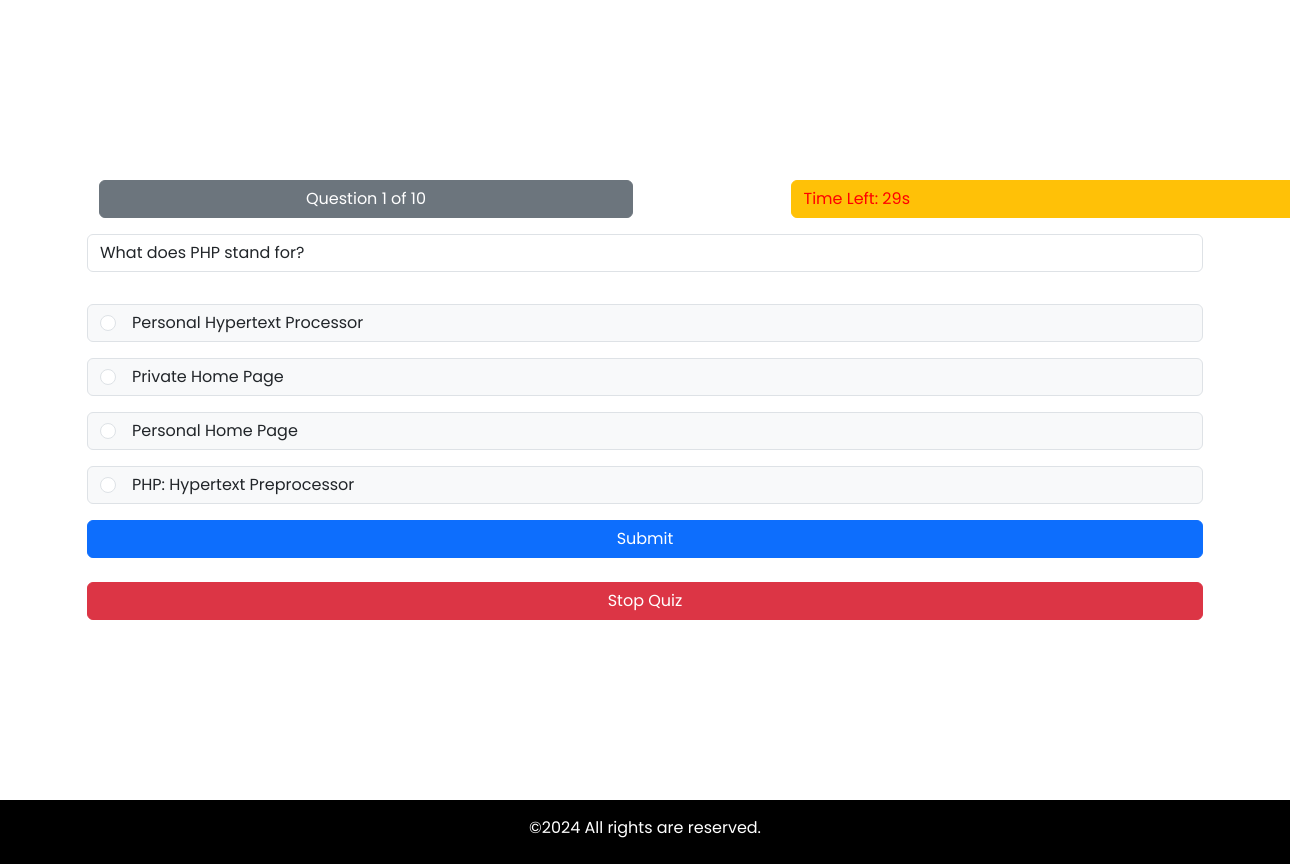
Page /question.php?n=1 (signed in) on the committed database.
### tables this page shows
CREATE TABLE `questions` (
  `qid` int(11) NOT NULL,
  `qno` int(11) NOT NULL,
  `question` text NOT NULL,
  `ans1` text NOT NULL,
  `ans2` text NOT NULL,
  `ans3` text NOT NULL,
  `ans4` text NOT NULL,
  `correct_answer` varchar(1) NOT NULL
);

### question.php (the view, shortened to what this page needs)
<?php
        @include 'config.php';
        if(isset($_SESSION['user_name'])){
			if (isset($_GET['n']) && is_numeric($_GET['n'])) {
				$qno = $_GET['n'];
				}
				else {
					header('location: question.php?n='.$_SESSION['quiz']);
				}
				if (isset($_SESSION['quiz']) && $_SESSION['quiz'] == $qno) {
				$query = "SELECT * FROM questions WHERE qno = '$qno'" ;
				$run = mysqli_query($conn , $query) or die(mysqli_error($conn));
				if (mysqli_num_rows($run) > 0) {
					$row = mysqli_fetch_array($run);
					$qno = $row['qno'];
					 $question = $row['question'];
					 $ans1 = $row['ans1'];
					 $ans2 = $row['ans2'];
					 $ans3 = $row['ans3'];
					 $ans4 = $row['ans4'];
				}
				else {
					echo "<script> alert('something went wrong');
				window.location.href = 'home.php'; </script> " ;
				}
			}
        }
        else{
        header('location:login_form.php');
        }
    ?>
<?php
$total = "SELECT * FROM questions ";
$run = mysqli_query($conn , $total) or die(mysqli_error($conn));
$totalqn = mysqli_num_rows($run);
?>
<html>
	<head>
		<link rel="stylesheet" type="text/css" href="css/style3.css">
		<link href="https://cdn.jsdelivr.net/npm/bootstrap@5.3.3/dist/css/bootstrap.min.css" rel="stylesheet">
	</head>
	<body>
		<main>
			<div class= "container flex-column">
				<div class="row w-100">
					<div class="col">
						<div class= "current btn btn-secondary w-100">Question <?php echo $qno; ?> of <?php echo $totalqn; ?></div>
					</div>
					<div class="col ">
						<div id="countdown" class="btn btn-warning mb-3 w-100" ></div>
					</div>
				</div>
				<div class="input-group mb-3">
  					<input type="text" readonly class=" question form-control" value='<?php echo $question; ?>' aria-label="Username" aria-describedby="basic-addon1">
				</div>
				<form method="post" action="process.php" class="w-100">
					<div class="choices">
					<div class="input-group mb-3 ">
  						<div class="input-group-text w-100">
    						<input name='choice' class="form-check-input mt-0 me-3" type="radio" value="a" required aria-label="radio for following text input"><?php echo $ans1; ?>
						</div>
					</div>
					<div class="input-group mb-3">
  						<div class="input-group-text w-100">
    						<input name='choice' class="form-check-input mt-0 me-3" type="radio" value="b" required aria-label="radio for following text input"><?php echo $ans2; ?>
						</div>
					</div>
					<div class="input-group mb-3">
  						<div class="input-group-text w-100">
    						<input name='choice' class="form-check-input mt-0 me-3" type="radio" value="c" required aria-label="radio for following text input"><?php echo $ans3; ?>
						</div>
					</div>
					<div class="input-group mb-3">
  						<div class="input-group-text w-100">
    						<input name='choice' class="form-check-input mt-0 me-3" type="radio" value="d" required aria-label="radio for following text input"><?php echo $ans4; ?>
						</div>
					</div>
					<input type="submit" class='btn btn-primary w-100' value="Submit">
					<br>
					<br>
					<a href="results.php" class="btn btn-danger w-100">Stop Quiz</a>
				</form>
				</div>
		</main>
</body>
</html>

### css/style3.css (style rules this page uses)
* { font-family: 'poppins',sans-serif; margin : 0; padding : 0; box-sizing: border_box; outline:none; border: none; text-decoration: none; }
.container { min-height: 100vh; display :flex; align-items: center; justify-content: center; padding: 20px; padding-bottom:20px; }
#countdown { text-align: end; display: flex; width: 100%; align-items: end !important; margin-left: 25%; color: red; }

### css/style2.css (style rules this page uses)
* { margin: 0; padding: 0; font-family: 'Poppins', sans-serif; }
footer { position: sticky !important; bottom: 0px; top: 100%; }

### rows in the picture
questions: qno "1", question "What does PHP stand for?", ans1 "Personal Hypertext Processor", ans2 "Private Home Page", ans3 "Personal Home Page", ans4 "PHP: Hypertext Preprocessor"

### other values in the picture
$totalqn "10"
